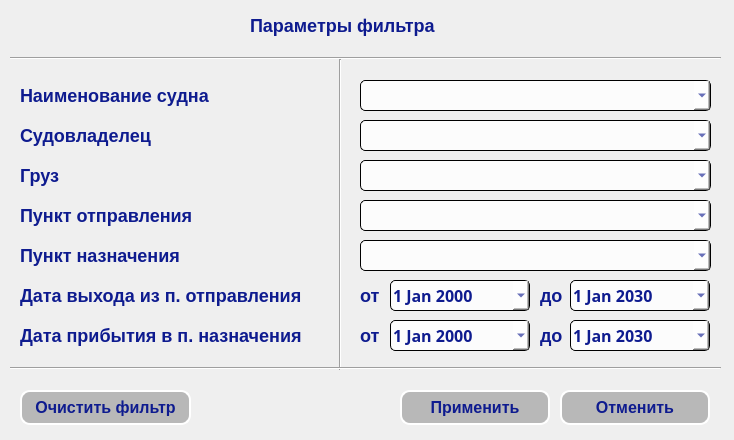
<?xml version="1.0" encoding="UTF-8"?>
<ui version="4.0">
 <class>filterWindow</class>
 <widget class="QDialog" name="filterWindow">
  <property name="geometry">
   <rect>
    <x>0</x>
    <y>0</y>
    <width>734</width>
    <height>440</height>
   </rect>
  </property>
  <property name="windowTitle">
   <string>Настройки фильтра</string>
  </property>
  <property name="windowIcon">
   <iconset resource="res/icon/icon.qrc">
    <normaloff>:/i_Transportation/icons8-звездочка-50.png</normaloff>:/i_Transportation/icons8-звездочка-50.png</iconset>
  </property>
  <widget class="QLabel" name="label_9">
   <property name="geometry">
    <rect>
     <x>20</x>
     <y>120</y>
     <width>300</width>
     <height>31</height>
    </rect>
   </property>
   <property name="minimumSize">
    <size>
     <width>300</width>
     <height>31</height>
    </size>
   </property>
   <property name="maximumSize">
    <size>
     <width>300</width>
     <height>31</height>
    </size>
   </property>
   <property name="font">
    <font>
     <pointsize>-1</pointsize>
     <weight>75</weight>
     <italic>false</italic>
     <bold>true</bold>
    </font>
   </property>
   <property name="styleSheet">
    <string notr="true">QLabel{
color:rgb(14, 27, 143);
font: bold 18px;
}</string>
   </property>
   <property name="text">
    <string>Судовладелец</string>
   </property>
   <property name="alignment">
    <set>Qt::AlignLeading|Qt::AlignLeft|Qt::AlignVCenter</set>
   </property>
  </widget>
  <widget class="QLabel" name="label_10">
   <property name="geometry">
    <rect>
     <x>250</x>
     <y>10</y>
     <width>201</width>
     <height>31</height>
    </rect>
   </property>
   <property name="minimumSize">
    <size>
     <width>176</width>
     <height>0</height>
    </size>
   </property>
   <property name="font">
    <font>
     <pointsize>-1</pointsize>
     <weight>75</weight>
     <italic>false</italic>
     <bold>true</bold>
    </font>
   </property>
   <property name="styleSheet">
    <string notr="true">QLabel{
color:rgb(14, 27, 143);
font: bold 18px;
}</string>
   </property>
   <property name="text">
    <string>Параметры фильтра</string>
   </property>
   <property name="alignment">
    <set>Qt::AlignLeading|Qt::AlignLeft|Qt::AlignVCenter</set>
   </property>
  </widget>
  <widget class="QLabel" name="label_11">
   <property name="geometry">
    <rect>
     <x>20</x>
     <y>160</y>
     <width>300</width>
     <height>31</height>
    </rect>
   </property>
   <property name="minimumSize">
    <size>
     <width>300</width>
     <height>31</height>
    </size>
   </property>
   <property name="maximumSize">
    <size>
     <width>300</width>
     <height>31</height>
    </size>
   </property>
   <property name="font">
    <font>
     <pointsize>-1</pointsize>
     <weight>75</weight>
     <italic>false</italic>
     <bold>true</bold>
    </font>
   </property>
   <property name="styleSheet">
    <string notr="true">QLabel{
color:rgb(14, 27, 143);
font: bold 18px;
}</string>
   </property>
   <property name="text">
    <string>Груз</string>
   </property>
   <property name="alignment">
    <set>Qt::AlignLeading|Qt::AlignLeft|Qt::AlignVCenter</set>
   </property>
  </widget>
  <widget class="QLabel" name="label_12">
   <property name="geometry">
    <rect>
     <x>20</x>
     <y>200</y>
     <width>300</width>
     <height>31</height>
    </rect>
   </property>
   <property name="minimumSize">
    <size>
     <width>300</width>
     <height>31</height>
    </size>
   </property>
   <property name="maximumSize">
    <size>
     <width>300</width>
     <height>31</height>
    </size>
   </property>
   <property name="font">
    <font>
     <pointsize>-1</pointsize>
     <weight>75</weight>
     <italic>false</italic>
     <bold>true</bold>
    </font>
   </property>
   <property name="styleSheet">
    <string notr="true">QLabel{
color:rgb(14, 27, 143);
font: bold 18px;
}</string>
   </property>
   <property name="text">
    <string>Пункт отправления</string>
   </property>
   <property name="alignment">
    <set>Qt::AlignLeading|Qt::AlignLeft|Qt::AlignVCenter</set>
   </property>
  </widget>
  <widget class="QLabel" name="label_13">
   <property name="geometry">
    <rect>
     <x>20</x>
     <y>240</y>
     <width>300</width>
     <height>31</height>
    </rect>
   </property>
   <property name="minimumSize">
    <size>
     <width>300</width>
     <height>31</height>
    </size>
   </property>
   <property name="maximumSize">
    <size>
     <width>300</width>
     <height>31</height>
    </size>
   </property>
   <property name="font">
    <font>
     <pointsize>-1</pointsize>
     <weight>75</weight>
     <italic>false</italic>
     <bold>true</bold>
    </font>
   </property>
   <property name="styleSheet">
    <string notr="true">QLabel{
color:rgb(14, 27, 143);
font: bold 18px;
}</string>
   </property>
   <property name="text">
    <string>Пункт назначения</string>
   </property>
   <property name="alignment">
    <set>Qt::AlignLeading|Qt::AlignLeft|Qt::AlignVCenter</set>
   </property>
  </widget>
  <widget class="QLabel" name="label_14">
   <property name="geometry">
    <rect>
     <x>20</x>
     <y>320</y>
     <width>300</width>
     <height>31</height>
    </rect>
   </property>
   <property name="minimumSize">
    <size>
     <width>300</width>
     <height>31</height>
    </size>
   </property>
   <property name="maximumSize">
    <size>
     <width>300</width>
     <height>31</height>
    </size>
   </property>
   <property name="font">
    <font>
     <pointsize>-1</pointsize>
     <weight>75</weight>
     <italic>false</italic>
     <bold>true</bold>
    </font>
   </property>
   <property name="styleSheet">
    <string notr="true">QLabel{
color:rgb(14, 27, 143);
font: bold 18px;
}</string>
   </property>
   <property name="text">
    <string>Дата прибытия в п. назначения</string>
   </property>
   <property name="alignment">
    <set>Qt::AlignLeading|Qt::AlignLeft|Qt::AlignVCenter</set>
   </property>
  </widget>
  <widget class="QComboBox" name="cbox_pointEnter">
   <property name="geometry">
    <rect>
     <x>360</x>
     <y>240</y>
     <width>351</width>
     <height>31</height>
    </rect>
   </property>
   <property name="minimumSize">
    <size>
     <width>0</width>
     <height>0</height>
    </size>
   </property>
   <property name="maximumSize">
    <size>
     <width>16777215</width>
     <height>16777215</height>
    </size>
   </property>
   <property name="font">
    <font>
     <family>16</family>
     <weight>75</weight>
     <italic>false</italic>
     <bold>true</bold>
    </font>
   </property>
   <property name="styleSheet">
    <string notr="true">QComboBox{
  border-style: outset;
  border-width: 1px;
  border-radius: 5px;
font: bold, 16;
  color: rgb(14,27,143);
  background-color: rgba(255, 255, 255, 200);
}
QComboBox:hover{
border-width: 3px;
border-radius: 13px;
border-color:white;
color:black;
background-color: rgba(255, 255, 255, 150);
}</string>
   </property>
   <property name="currentText">
    <string/>
   </property>
  </widget>
  <widget class="QDateEdit" name="date_exitFrom">
   <property name="geometry">
    <rect>
     <x>390</x>
     <y>280</y>
     <width>140</width>
     <height>31</height>
    </rect>
   </property>
   <property name="minimumSize">
    <size>
     <width>140</width>
     <height>31</height>
    </size>
   </property>
   <property name="maximumSize">
    <size>
     <width>140</width>
     <height>31</height>
    </size>
   </property>
   <property name="font">
    <font>
     <family>19px</family>
     <pointsize>12</pointsize>
     <weight>75</weight>
     <italic>false</italic>
     <bold>true</bold>
    </font>
   </property>
   <property name="styleSheet">
    <string notr="true">QDateEdit{
  border-style: outset;
  border-width: 1px;
  border-radius: 5px;
  color: rgb(14,27,143);
  background-color: rgba(255, 255, 255, 200);
}
QDateEdit:hover{
border-width: 3px;
border-radius: 13px;
border-color:white;
color:black;
background-color: rgba(255, 255, 255, 150);
}</string>
   </property>
   <property name="dateTime">
    <datetime>
     <hour>0</hour>
     <minute>0</minute>
     <second>0</second>
     <year>2000</year>
     <month>1</month>
     <day>1</day>
    </datetime>
   </property>
   <property name="minimumDateTime">
    <datetime>
     <hour>0</hour>
     <minute>0</minute>
     <second>0</second>
     <year>2000</year>
     <month>1</month>
     <day>1</day>
    </datetime>
   </property>
   <property name="maximumDate">
    <date>
     <year>2030</year>
     <month>1</month>
     <day>1</day>
    </date>
   </property>
   <property name="minimumDate">
    <date>
     <year>2000</year>
     <month>1</month>
     <day>1</day>
    </date>
   </property>
   <property name="calendarPopup">
    <bool>true</bool>
   </property>
  </widget>
  <widget class="QLabel" name="label_15">
   <property name="geometry">
    <rect>
     <x>20</x>
     <y>80</y>
     <width>300</width>
     <height>31</height>
    </rect>
   </property>
   <property name="minimumSize">
    <size>
     <width>300</width>
     <height>31</height>
    </size>
   </property>
   <property name="maximumSize">
    <size>
     <width>300</width>
     <height>31</height>
    </size>
   </property>
   <property name="font">
    <font>
     <pointsize>-1</pointsize>
     <weight>75</weight>
     <italic>false</italic>
     <bold>true</bold>
    </font>
   </property>
   <property name="styleSheet">
    <string notr="true">QLabel{
color:rgb(14, 27, 143);
font: bold 18px;
}</string>
   </property>
   <property name="text">
    <string>Наименование судна</string>
   </property>
   <property name="alignment">
    <set>Qt::AlignLeading|Qt::AlignLeft|Qt::AlignVCenter</set>
   </property>
  </widget>
  <widget class="QLabel" name="label_16">
   <property name="geometry">
    <rect>
     <x>20</x>
     <y>280</y>
     <width>300</width>
     <height>31</height>
    </rect>
   </property>
   <property name="minimumSize">
    <size>
     <width>300</width>
     <height>31</height>
    </size>
   </property>
   <property name="maximumSize">
    <size>
     <width>300</width>
     <height>31</height>
    </size>
   </property>
   <property name="font">
    <font>
     <pointsize>-1</pointsize>
     <weight>75</weight>
     <italic>false</italic>
     <bold>true</bold>
    </font>
   </property>
   <property name="styleSheet">
    <string notr="true">QLabel{
color:rgb(14, 27, 143);
font: bold 18px;
}</string>
   </property>
   <property name="text">
    <string>Дата выхода из п. отправления</string>
   </property>
   <property name="alignment">
    <set>Qt::AlignLeading|Qt::AlignLeft|Qt::AlignVCenter</set>
   </property>
  </widget>
  <widget class="QDateEdit" name="date_exitBefore">
   <property name="geometry">
    <rect>
     <x>570</x>
     <y>280</y>
     <width>140</width>
     <height>31</height>
    </rect>
   </property>
   <property name="minimumSize">
    <size>
     <width>140</width>
     <height>31</height>
    </size>
   </property>
   <property name="maximumSize">
    <size>
     <width>140</width>
     <height>31</height>
    </size>
   </property>
   <property name="font">
    <font>
     <family>19px</family>
     <pointsize>12</pointsize>
     <weight>75</weight>
     <italic>false</italic>
     <bold>true</bold>
    </font>
   </property>
   <property name="styleSheet">
    <string notr="true">QDateEdit{
  border-style: outset;
  border-width: 1px;
  border-radius: 5px;
  color: rgb(14,27,143);
  background-color: rgba(255, 255, 255, 200);
}
QDateEdit:hover{
border-width: 3px;
border-radius: 13px;
border-color:white;
color:black;
background-color: rgba(255, 255, 255, 150);
}</string>
   </property>
   <property name="dateTime">
    <datetime>
     <hour>23</hour>
     <minute>59</minute>
     <second>59</second>
     <year>2030</year>
     <month>1</month>
     <day>1</day>
    </datetime>
   </property>
   <property name="minimumDateTime">
    <datetime>
     <hour>0</hour>
     <minute>0</minute>
     <second>0</second>
     <year>2000</year>
     <month>1</month>
     <day>1</day>
    </datetime>
   </property>
   <property name="maximumDate">
    <date>
     <year>2030</year>
     <month>1</month>
     <day>1</day>
    </date>
   </property>
   <property name="minimumDate">
    <date>
     <year>2000</year>
     <month>1</month>
     <day>1</day>
    </date>
   </property>
   <property name="calendarPopup">
    <bool>true</bool>
   </property>
  </widget>
  <widget class="QDateEdit" name="date_enterFrom">
   <property name="geometry">
    <rect>
     <x>390</x>
     <y>320</y>
     <width>140</width>
     <height>31</height>
    </rect>
   </property>
   <property name="minimumSize">
    <size>
     <width>140</width>
     <height>31</height>
    </size>
   </property>
   <property name="maximumSize">
    <size>
     <width>140</width>
     <height>31</height>
    </size>
   </property>
   <property name="font">
    <font>
     <family>19px</family>
     <pointsize>12</pointsize>
     <weight>75</weight>
     <italic>false</italic>
     <bold>true</bold>
    </font>
   </property>
   <property name="styleSheet">
    <string notr="true">QDateEdit{
  border-style: outset;
  border-width: 1px;
  border-radius: 5px;
  color: rgb(14,27,143);
  background-color: rgba(255, 255, 255, 200);
}
QDateEdit:hover{
border-width: 3px;
border-radius: 13px;
border-color:white;
color:black;
background-color: rgba(255, 255, 255, 150);
}</string>
   </property>
   <property name="dateTime">
    <datetime>
     <hour>0</hour>
     <minute>0</minute>
     <second>0</second>
     <year>2000</year>
     <month>1</month>
     <day>1</day>
    </datetime>
   </property>
   <property name="minimumDateTime">
    <datetime>
     <hour>0</hour>
     <minute>0</minute>
     <second>0</second>
     <year>2000</year>
     <month>1</month>
     <day>1</day>
    </datetime>
   </property>
   <property name="maximumDate">
    <date>
     <year>2030</year>
     <month>1</month>
     <day>1</day>
    </date>
   </property>
   <property name="minimumDate">
    <date>
     <year>2000</year>
     <month>1</month>
     <day>1</day>
    </date>
   </property>
   <property name="calendarPopup">
    <bool>true</bool>
   </property>
  </widget>
  <widget class="QDateEdit" name="date_enterBefore">
   <property name="geometry">
    <rect>
     <x>570</x>
     <y>320</y>
     <width>140</width>
     <height>31</height>
    </rect>
   </property>
   <property name="minimumSize">
    <size>
     <width>140</width>
     <height>31</height>
    </size>
   </property>
   <property name="maximumSize">
    <size>
     <width>140</width>
     <height>31</height>
    </size>
   </property>
   <property name="font">
    <font>
     <family>19px</family>
     <pointsize>12</pointsize>
     <weight>75</weight>
     <italic>false</italic>
     <bold>true</bold>
    </font>
   </property>
   <property name="styleSheet">
    <string notr="true">QDateEdit{
  border-style: outset;
  border-width: 1px;
  border-radius: 5px;
  color: rgb(14,27,143);
  background-color: rgba(255, 255, 255, 200);
}
QDateEdit:hover{
border-width: 3px;
border-radius: 13px;
border-color:white;
color:black;
background-color: rgba(255, 255, 255, 150);
}</string>
   </property>
   <property name="dateTime">
    <datetime>
     <hour>23</hour>
     <minute>59</minute>
     <second>59</second>
     <year>2030</year>
     <month>1</month>
     <day>1</day>
    </datetime>
   </property>
   <property name="minimumDateTime">
    <datetime>
     <hour>0</hour>
     <minute>0</minute>
     <second>0</second>
     <year>2000</year>
     <month>1</month>
     <day>1</day>
    </datetime>
   </property>
   <property name="maximumDate">
    <date>
     <year>2030</year>
     <month>1</month>
     <day>1</day>
    </date>
   </property>
   <property name="minimumDate">
    <date>
     <year>2000</year>
     <month>1</month>
     <day>1</day>
    </date>
   </property>
   <property name="calendarPopup">
    <bool>true</bool>
   </property>
  </widget>
  <widget class="QLabel" name="label_17">
   <property name="geometry">
    <rect>
     <x>360</x>
     <y>280</y>
     <width>30</width>
     <height>31</height>
    </rect>
   </property>
   <property name="minimumSize">
    <size>
     <width>30</width>
     <height>0</height>
    </size>
   </property>
   <property name="maximumSize">
    <size>
     <width>30</width>
     <height>16777215</height>
    </size>
   </property>
   <property name="font">
    <font>
     <pointsize>-1</pointsize>
     <weight>75</weight>
     <italic>false</italic>
     <bold>true</bold>
    </font>
   </property>
   <property name="styleSheet">
    <string notr="true">QLabel{
color:rgb(14, 27, 143);
font: bold 18px;
}</string>
   </property>
   <property name="text">
    <string>от</string>
   </property>
   <property name="alignment">
    <set>Qt::AlignLeading|Qt::AlignLeft|Qt::AlignVCenter</set>
   </property>
  </widget>
  <widget class="QLabel" name="label_18">
   <property name="geometry">
    <rect>
     <x>540</x>
     <y>280</y>
     <width>30</width>
     <height>31</height>
    </rect>
   </property>
   <property name="minimumSize">
    <size>
     <width>30</width>
     <height>0</height>
    </size>
   </property>
   <property name="maximumSize">
    <size>
     <width>30</width>
     <height>16777215</height>
    </size>
   </property>
   <property name="font">
    <font>
     <pointsize>-1</pointsize>
     <weight>75</weight>
     <italic>false</italic>
     <bold>true</bold>
    </font>
   </property>
   <property name="styleSheet">
    <string notr="true">QLabel{
color:rgb(14, 27, 143);
font: bold 18px;
}</string>
   </property>
   <property name="text">
    <string>до</string>
   </property>
   <property name="alignment">
    <set>Qt::AlignLeading|Qt::AlignLeft|Qt::AlignVCenter</set>
   </property>
  </widget>
  <widget class="QLabel" name="label_19">
   <property name="geometry">
    <rect>
     <x>540</x>
     <y>320</y>
     <width>30</width>
     <height>31</height>
    </rect>
   </property>
   <property name="minimumSize">
    <size>
     <width>30</width>
     <height>0</height>
    </size>
   </property>
   <property name="maximumSize">
    <size>
     <width>30</width>
     <height>16777215</height>
    </size>
   </property>
   <property name="font">
    <font>
     <pointsize>-1</pointsize>
     <weight>75</weight>
     <italic>false</italic>
     <bold>true</bold>
    </font>
   </property>
   <property name="styleSheet">
    <string notr="true">QLabel{
color:rgb(14, 27, 143);
font: bold 18px;
}</string>
   </property>
   <property name="text">
    <string>до</string>
   </property>
   <property name="alignment">
    <set>Qt::AlignLeading|Qt::AlignLeft|Qt::AlignVCenter</set>
   </property>
  </widget>
  <widget class="QLabel" name="label_20">
   <property name="geometry">
    <rect>
     <x>360</x>
     <y>320</y>
     <width>30</width>
     <height>31</height>
    </rect>
   </property>
   <property name="minimumSize">
    <size>
     <width>30</width>
     <height>0</height>
    </size>
   </property>
   <property name="maximumSize">
    <size>
     <width>30</width>
     <height>16777215</height>
    </size>
   </property>
   <property name="font">
    <font>
     <pointsize>-1</pointsize>
     <weight>75</weight>
     <italic>false</italic>
     <bold>true</bold>
    </font>
   </property>
   <property name="styleSheet">
    <string notr="true">QLabel{
color:rgb(14, 27, 143);
font: bold 18px;
}</string>
   </property>
   <property name="text">
    <string>от</string>
   </property>
   <property name="alignment">
    <set>Qt::AlignLeading|Qt::AlignLeft|Qt::AlignVCenter</set>
   </property>
  </widget>
  <widget class="QComboBox" name="cbox_pointExit">
   <property name="geometry">
    <rect>
     <x>360</x>
     <y>200</y>
     <width>351</width>
     <height>31</height>
    </rect>
   </property>
   <property name="minimumSize">
    <size>
     <width>0</width>
     <height>0</height>
    </size>
   </property>
   <property name="maximumSize">
    <size>
     <width>16777215</width>
     <height>16777215</height>
    </size>
   </property>
   <property name="font">
    <font>
     <family>16</family>
     <weight>75</weight>
     <italic>false</italic>
     <bold>true</bold>
    </font>
   </property>
   <property name="styleSheet">
    <string notr="true">QComboBox{
  border-style: outset;
  border-width: 1px;
  border-radius: 5px;
font: bold, 16;
  color: rgb(14,27,143);
  background-color: rgba(255, 255, 255, 200);
}
QComboBox:hover{
border-width: 3px;
border-radius: 13px;
border-color:white;
color:black;
background-color: rgba(255, 255, 255, 150);
}</string>
   </property>
   <property name="currentText">
    <string/>
   </property>
  </widget>
  <widget class="QComboBox" name="cbox_cargo">
   <property name="geometry">
    <rect>
     <x>360</x>
     <y>160</y>
     <width>351</width>
     <height>31</height>
    </rect>
   </property>
   <property name="minimumSize">
    <size>
     <width>0</width>
     <height>0</height>
    </size>
   </property>
   <property name="maximumSize">
    <size>
     <width>16777215</width>
     <height>16777215</height>
    </size>
   </property>
   <property name="font">
    <font>
     <family>16</family>
     <weight>75</weight>
     <italic>false</italic>
     <bold>true</bold>
    </font>
   </property>
   <property name="styleSheet">
    <string notr="true">QComboBox{
  border-style: outset;
  border-width: 1px;
  border-radius: 5px;
font: bold, 16;
  color: rgb(14,27,143);
  background-color: rgba(255, 255, 255, 200);
}
QComboBox:hover{
border-width: 3px;
border-radius: 13px;
border-color:white;
color:black;
background-color: rgba(255, 255, 255, 150);
}</string>
   </property>
   <property name="currentText">
    <string/>
   </property>
  </widget>
  <widget class="QComboBox" name="cbox_shipowner">
   <property name="geometry">
    <rect>
     <x>360</x>
     <y>120</y>
     <width>351</width>
     <height>31</height>
    </rect>
   </property>
   <property name="minimumSize">
    <size>
     <width>0</width>
     <height>0</height>
    </size>
   </property>
   <property name="maximumSize">
    <size>
     <width>16777215</width>
     <height>16777215</height>
    </size>
   </property>
   <property name="font">
    <font>
     <family>16</family>
     <weight>75</weight>
     <italic>false</italic>
     <bold>true</bold>
    </font>
   </property>
   <property name="styleSheet">
    <string notr="true">QComboBox{
  border-style: outset;
  border-width: 1px;
  border-radius: 5px;
font: bold, 16;
  color: rgb(14,27,143);
  background-color: rgba(255, 255, 255, 200);
}
QComboBox:hover{
border-width: 3px;
border-radius: 13px;
border-color:white;
color:black;
background-color: rgba(255, 255, 255, 150);
}</string>
   </property>
   <property name="currentText">
    <string/>
   </property>
  </widget>
  <widget class="QComboBox" name="cbox_shipName">
   <property name="geometry">
    <rect>
     <x>360</x>
     <y>80</y>
     <width>351</width>
     <height>31</height>
    </rect>
   </property>
   <property name="minimumSize">
    <size>
     <width>0</width>
     <height>0</height>
    </size>
   </property>
   <property name="maximumSize">
    <size>
     <width>16777215</width>
     <height>16777215</height>
    </size>
   </property>
   <property name="font">
    <font>
     <family>16</family>
     <weight>75</weight>
     <italic>false</italic>
     <bold>true</bold>
    </font>
   </property>
   <property name="styleSheet">
    <string notr="true">QComboBox{
  border-style: outset;
  border-width: 1px;
  border-radius: 5px;
font: bold, 16;
  color: rgb(14,27,143);
  background-color: rgba(255, 255, 255, 200);
}
QComboBox:hover{
border-width: 3px;
border-radius: 13px;
border-color:white;
color:black;
background-color: rgba(255, 255, 255, 150);
}</string>
   </property>
   <property name="currentText">
    <string/>
   </property>
  </widget>
  <widget class="Line" name="line">
   <property name="geometry">
    <rect>
     <x>330</x>
     <y>59</y>
     <width>20</width>
     <height>311</height>
    </rect>
   </property>
   <property name="orientation">
    <enum>Qt::Vertical</enum>
   </property>
  </widget>
  <widget class="QPushButton" name="butt_accept">
   <property name="geometry">
    <rect>
     <x>400</x>
     <y>390</y>
     <width>150</width>
     <height>35</height>
    </rect>
   </property>
   <property name="styleSheet">
    <string notr="true">QPushButton{
  border-style: outset;
  border-width: 2px;
  border-radius: 10px;
  background-color: rgba(100, 100, 100, 100);
  font: bold 16px;
 color:rgb(14, 27, 143);
border-color: white;
  width: 3em;
  padding: 6px;
}
QPushButton:hover{
border-width: 3px;
border-radius: 13px;
border-color:white;
color:black;
background-color: rgba(255, 255, 255, 150);
}

QPushButton:pressed{
background-color: rgba(255, 255, 255, 200);
}</string>
   </property>
   <property name="text">
    <string>Применить</string>
   </property>
  </widget>
  <widget class="QPushButton" name="butt_cancel">
   <property name="geometry">
    <rect>
     <x>560</x>
     <y>390</y>
     <width>150</width>
     <height>35</height>
    </rect>
   </property>
   <property name="styleSheet">
    <string notr="true">QPushButton{
  border-style: outset;
  border-width: 2px;
  border-radius: 10px;
  background-color: rgba(100, 100, 100, 100);
  font: bold 16px;
 color:rgb(14, 27, 143);
border-color: white;
  width: 3em;
  padding: 6px;
}
QPushButton:hover{
border-width: 3px;
border-radius: 13px;
border-color:white;
color:black;
background-color: rgba(255, 255, 255, 150);
}

QPushButton:pressed{
background-color: rgba(255, 255, 255, 200);
}</string>
   </property>
   <property name="text">
    <string>Отменить</string>
   </property>
  </widget>
  <widget class="Line" name="line_2">
   <property name="geometry">
    <rect>
     <x>10</x>
     <y>360</y>
     <width>711</width>
     <height>16</height>
    </rect>
   </property>
   <property name="orientation">
    <enum>Qt::Horizontal</enum>
   </property>
  </widget>
  <widget class="Line" name="line_3">
   <property name="geometry">
    <rect>
     <x>10</x>
     <y>50</y>
     <width>711</width>
     <height>16</height>
    </rect>
   </property>
   <property name="orientation">
    <enum>Qt::Horizontal</enum>
   </property>
  </widget>
  <widget class="QPushButton" name="butt_clearFilter">
   <property name="geometry">
    <rect>
     <x>20</x>
     <y>390</y>
     <width>171</width>
     <height>35</height>
    </rect>
   </property>
   <property name="styleSheet">
    <string notr="true">QPushButton{
  border-style: outset;
  border-width: 2px;
  border-radius: 10px;
  background-color: rgba(100, 100, 100, 100);
  font: bold 16px;
 color:rgb(14, 27, 143);
border-color: white;
  width: 3em;
  padding: 6px;
}
QPushButton:hover{
border-width: 3px;
border-radius: 13px;
border-color:white;
color:black;
background-color: rgba(255, 255, 255, 150);
}

QPushButton:pressed{
background-color: rgba(255, 255, 255, 200);
}</string>
   </property>
   <property name="text">
    <string>Очистить фильтр</string>
   </property>
  </widget>
 </widget>
 <resources>
  <include location="res/icon/icon.qrc"/>
 </resources>
 <connections/>
</ui>
